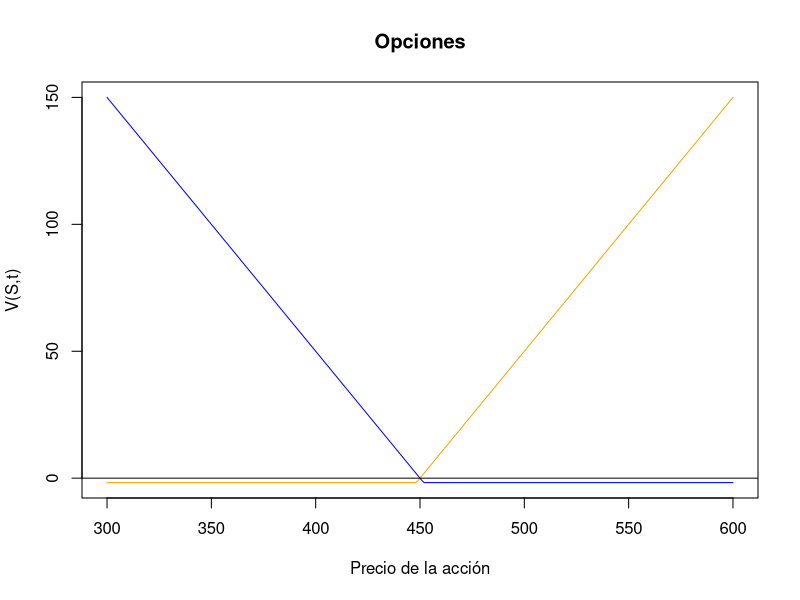

Reproduce this figure in R.
### Graficas de opciones

## Call Opción de compra V(S,t)=max(S-K,0)
## Put Opción de venta V(S,t)=max(K-S,0)
S=seq(300,600,by=1)# Precio mínimo 300 y Precio Maximo 600
K=450 #Precio ejercicio
cv=NULL
pv=NULL  
for (i in 1:length(S)){
  cv[i]=max(S[i]-K,-1.74)
  pv[i]=max(K-S[i],-1.74)
}

plot(S,cv,type="l", col="orange", main="Opciones",xlab="Precio de la acción", ylab="V(S,t)")
lines(S,pv,col="blue")
abline(h=0)
